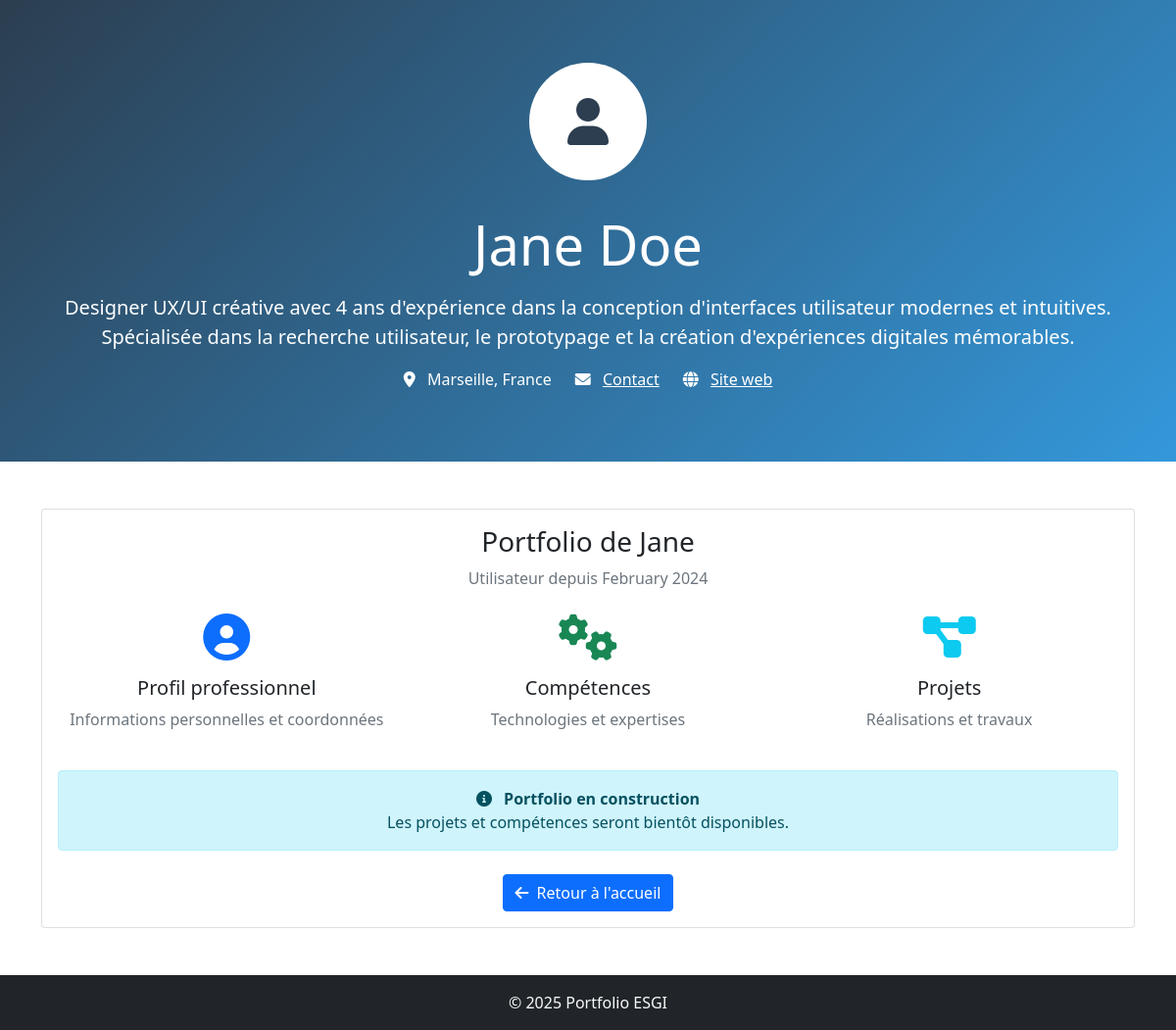
The page /portfolio.php?user=3 on the database its author committed.
### tables this page shows
CREATE TABLE `users` (
  `id` int(11) NOT NULL AUTO_INCREMENT,
  `username` varchar(50) NOT NULL UNIQUE,
  `email` varchar(100) NOT NULL UNIQUE,
  `password` varchar(255) NOT NULL,
  `first_name` varchar(50) NOT NULL,
  `last_name` varchar(50) NOT NULL,
  `role` enum('admin','user') NOT NULL DEFAULT 'user',
  `bio` text,
  `phone` varchar(20),
  `location` varchar(100),
  `website` varchar(255),
  `created_at` timestamp NOT NULL DEFAULT CURRENT_TIMESTAMP,
  `updated_at` timestamp NOT NULL DEFAULT CURRENT_TIMESTAMP ON UPDATE CURRENT_TIMESTAMP,
  PRIMARY KEY (`id`)
);

### classes/Database.php (called while the page is built, shortened)
<?php
class Database {
    private static $instance = null;
    private $connection;
    private function __construct() {
        try {
            $this->connection = new PDO(
                "mysql:host=" . DB_HOST . ";port=" . DB_PORT . ";dbname=" . DB_NAME . ";charset=utf8mb4",
                DB_USER,
                DB_PASS,
                [
                    PDO::ATTR_ERRMODE => PDO::ERRMODE_EXCEPTION,
                    PDO::ATTR_DEFAULT_FETCH_MODE => PDO::FETCH_ASSOC,
                    PDO::ATTR_EMULATE_PREPARES => false
                ]
            );
        } catch (PDOException $e) {
            die("Erreur de connexion à la base de données : " . $e->getMessage());
        }
    }
    public static function getInstance() {
        if (self::$instance === null) {
            self::$instance = new self();
        }
        return self::$instance;
    }
    public function prepare($sql) {
        return $this->connection->prepare($sql);
    }
}
?>

### classes/User.php (called while the page is built, shortened)
<?php
class User {
    private $db;
    public function __construct() {
        $this->db = Database::getInstance();
    }
    public function getUserById($id) {
        try {
            $stmt = $this->db->prepare("SELECT * FROM users WHERE id = ?");
            $stmt->execute([$id]);
            return $stmt->fetch();
        } catch (PDOException $e) {
            return false;
        }
    }
}
?>

### includes/functions.php (called while the page is built, shortened)
<?php
if (!isset($_SESSION['user_id'])) {
    require_once __DIR__ . '/../config/database.php';
    require_once __DIR__ . '/../classes/Database.php';
    require_once __DIR__ . '/../classes/User.php';
}
function sanitizeOutput($string) {
    return htmlspecialchars($string, ENT_QUOTES, 'UTF-8');
}
?>

### portfolio.php (the view, shortened to what this page needs)
<?php
require_once 'config/database.php';
require_once 'classes/Database.php';
require_once 'classes/User.php';
require_once 'includes/functions.php';
$userId = $_GET['user'] ?? null;
$userClass = new User();
$user = $userClass->getUserById($userId);
?>
<!DOCTYPE html>
<html lang="fr">
<head>
    <link href="https://cdn.jsdelivr.net/npm/bootstrap@5.1.3/dist/css/bootstrap.min.css" rel="stylesheet">
    <link href="https://cdnjs.cloudflare.com/ajax/libs/font-awesome/6.0.0/css/all.min.css" rel="stylesheet">
</head>
<body>
    <div class="portfolio-header">
        <div class="container">
            <div class="profile-avatar">
                <i class="fas fa-user"></i>
            </div>
            <h1 class="display-4 mb-3">
                <?php echo sanitizeOutput($user['first_name'] . ' ' . $user['last_name']); ?>
            </h1>
            <?php if ($user['bio']): ?>
                <p class="lead mb-3">
                    <?php echo sanitizeOutput($user['bio']); ?>
                </p>
            <?php endif; ?>
            <div class="row justify-content-center">
                <?php if ($user['location']): ?>
                    <div class="col-auto mb-2">
                        <i class="fas fa-map-marker-alt me-2"></i>
                        <?php echo sanitizeOutput($user['location']); ?>
                    </div>
                <?php endif; ?>
                <?php if ($user['email']): ?>
                    <div class="col-auto mb-2">
                        <i class="fas fa-envelope me-2"></i>
                        <a href="mailto:<?php echo sanitizeOutput($user['email']); ?>" class="text-white">
                            Contact
                        </a>
                    </div>
                <?php endif; ?>
                <?php if ($user['website']): ?>
                    <div class="col-auto mb-2">
                        <i class="fas fa-globe me-2"></i>
                        <a href="<?php echo sanitizeOutput($user['website']); ?>" target="_blank" class="text-white">
                            Site web
                        </a>
                    </div>
                <?php endif; ?>
            </div>
        </div>
    </div>
    <div class="container my-5">
        <div class="card">
            <div class="card-body text-center">
                <h3>Portfolio de <?php echo sanitizeOutput($user['first_name']); ?></h3>
                <p class="text-muted mb-4">
                    <?php echo $user['role'] === 'admin' ? 'Administrateur' : 'Utilisateur'; ?> depuis <?php echo date('F Y', strtotime($user['created_at'])); ?>
                </p>
                <div class="row">
                    <div class="col-md-4">
                        <i class="fas fa-user-circle fa-3x text-primary mb-3"></i>
                        <h5>Profil professionnel</h5>
                        <p class="text-muted">Informations personnelles et coordonnées</p>
                    </div>
                    <div class="col-md-4">
                        <i class="fas fa-cogs fa-3x text-success mb-3"></i>
                        <h5>Compétences</h5>
                        <p class="text-muted">Technologies et expertises</p>
                    </div>
                    <div class="col-md-4">
                        <i class="fas fa-project-diagram fa-3x text-info mb-3"></i>
                        <h5>Projets</h5>
                        <p class="text-muted">Réalisations et travaux</p>
                    </div>
                </div>
                <div class="alert alert-info mt-4">
                    <i class="fas fa-info-circle me-2"></i>
                    <strong>Portfolio en construction</strong><br>
                    Les projets et compétences seront bientôt disponibles.
                </div>
                <div class="mt-4">
                    <a href="index.php" class="btn btn-primary">
                        <i class="fas fa-arrow-left me-2"></i>Retour à l'accueil
                    </a>
                </div>
            </div>
        </div>
    </div>
    <footer class="bg-dark text-light py-3">
        <div class="container text-center">
            <p class="mb-0">&copy; <?php echo date('Y'); ?> Portfolio ESGI</p>
        </div>
    </footer>
</body>
</html>

### portfolio.php (style rules this page uses)
.portfolio-header { background: linear-gradient(135deg, #2c3e50, #3498db); color: white; padding: 4rem 0; text-align: center; }
.profile-avatar { width: 120px; height: 120px; border-radius: 50%; background: white; display: flex; align-items: center; justify-content: center; font-size: 3rem; color: #2c3e50; margin: 0 auto 2rem; }

### rows shown on the page
users: first_name+last_name "Jane Doe", bio "Designer UX/UI créative avec 4 ans d'expérience dans la conception d'interfaces utilisateur modernes et intuitives. Spécialisée dans la recherche utilisateur, le prototypage et la création d'expériences digitales mémorables.", location "Marseille, France", first_name "Jane", created_at "February 2024"
